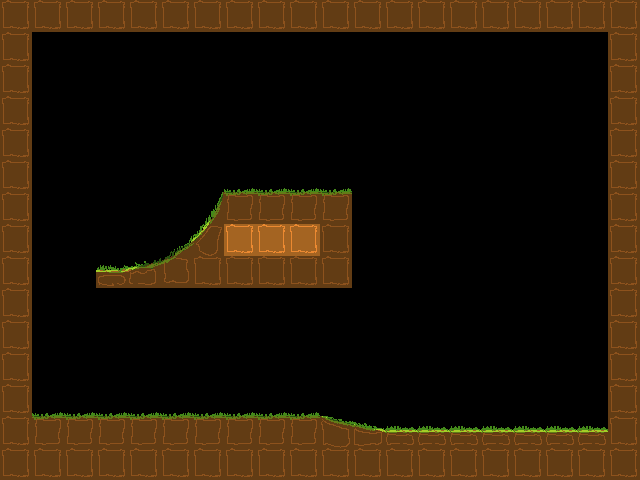

Tiled map render using the project's own tile images. Description and the whole map definition, tile-layer contents included, below:
An orthogonal 20x15 tile map with 32x32 px tiles, 2 tile layers (Tile Layer 1, Collision), 3 tilesets, 1 image layer and 1 object (door).

<map version="1.0" orientation="orthogonal" renderorder="right-up" width="20" height="15" tilewidth="32" tileheight="32" nextobjectid="2">
 <tileset firstgid="1" name="grass" tilewidth="32" tileheight="32" tilecount="15">
  <image source="../../assets/terrain/testground2.png" width="160" height="96" />
 </tileset>
 <tileset firstgid="16" name="collision" tilewidth="32" tileheight="32" tilecount="15">
  <image source="../../assets/terrain/standard.collision.png" width="160" height="96" />
 </tileset>
 <tileset firstgid="31" name="door" tilewidth="90" tileheight="90" tilecount="4">
  <image source="../../assets/misc/door.png" width="180" height="180" />
 </tileset>
 <objectgroup name="doors">
  <object id="1" name="Door to other place" type="door" gid="33" x="279.917" y="192.833" width="90" height="90">
   <properties>
    <property name="leads_to_area" value="AREA_TESTZONE_ONE" />
    <property name="leads_to_x" value="26 * 32" />
    <property name="leads_to_y" value="64 * 32" />
   </properties>
  </object>
 </objectgroup>
 <layer name="Tile Layer 1" width="20" height="15">
  <data encoding="csv">
5,5,5,5,5,5,5,5,5,5,5,5,5,5,5,5,5,5,5,5,
5,0,0,0,0,0,0,0,0,0,0,0,0,0,0,0,0,0,0,5,
5,0,0,0,0,0,0,0,0,0,0,0,0,0,0,0,0,0,0,5,
5,0,0,0,0,0,0,0,0,0,0,0,0,0,0,0,0,0,0,5,
5,0,0,0,0,0,0,0,0,0,0,0,0,0,0,0,0,0,0,5,
5,0,0,0,0,0,0,10,10,10,10,0,0,0,0,0,0,0,0,5,
5,0,0,0,0,0,7,9,9,9,9,0,0,0,0,0,0,0,0,5,
5,0,0,0,0,8,6,5,5,5,5,0,0,0,0,0,0,0,0,5,
5,0,0,2,3,4,5,5,5,5,5,0,0,0,0,0,0,0,0,5,
5,0,0,0,0,0,0,0,0,0,0,0,0,0,0,0,0,0,0,5,
5,0,0,0,0,0,0,0,0,0,0,0,0,0,0,0,0,0,0,5,
5,0,0,0,0,0,0,0,0,0,0,0,0,0,0,0,0,0,0,5,
5,10,10,10,10,10,10,10,10,10,0,0,0,0,0,0,0,0,0,5,
5,9,9,9,9,9,9,9,9,9,11,12,1,1,1,1,1,1,1,5,
5,5,5,5,5,5,5,5,5,5,5,5,5,5,5,5,5,5,5,5
</data>
 </layer>
 <layer name="Collision" width="20" height="15" opacity="0.4">
  <data encoding="csv">
16,16,16,16,16,16,16,16,16,16,16,16,16,16,16,16,16,16,16,16,
16,0,0,0,0,0,0,0,0,0,0,0,0,0,0,0,0,0,0,16,
16,0,0,0,0,0,0,0,0,0,0,0,0,0,0,0,0,0,0,16,
16,0,0,0,0,0,0,0,0,0,0,0,0,0,0,0,0,0,0,16,
16,0,0,0,0,0,0,0,0,0,0,0,0,0,0,0,0,0,0,16,
16,0,0,0,0,0,0,0,0,0,0,0,0,0,0,0,0,0,0,16,
16,0,0,0,0,0,23,16,16,16,16,0,0,0,0,0,0,0,0,16,
16,0,0,0,0,21,22,0,0,0,16,0,0,0,0,0,0,0,0,16,
16,0,0,18,2147483667,16,16,16,16,16,16,0,0,0,0,0,0,0,0,16,
16,0,0,0,0,0,0,0,0,0,0,0,0,0,0,0,0,0,0,16,
16,0,0,0,0,0,0,0,0,0,0,0,0,0,0,0,0,0,0,16,
16,0,0,0,0,0,0,0,0,0,0,0,0,0,0,0,0,0,0,16,
16,0,0,0,0,0,0,0,0,0,0,0,0,0,0,0,0,0,0,16,
16,16,16,16,16,16,16,16,16,16,27,28,18,18,18,18,18,18,18,16,
16,16,16,16,16,16,16,16,16,16,16,16,16,16,16,16,16,16,16,16
</data>
 </layer>
 <imagelayer name="bg" opacity="0">
  <image source="../../assets/misc/skykinda.png" />
  <properties>
   <property name="frame_height" value="580" />
   <property name="frame_width" value="740" />
   <property name="frames" value="4" />
   <property name="parallax_factor" value="0.5" />
   <property name="wrap_x" value="true" />
   <property name="wrap_y" value="true" />
  </properties>
 </imagelayer>
</map>